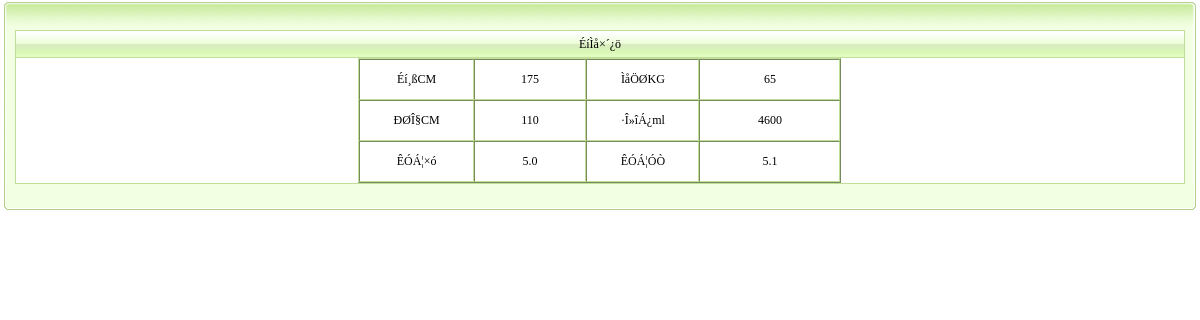
/sys/tab/student_stqk.php?id=3 (signed in), run on the app's committed database.
### tables this page shows
CREATE TABLE IF NOT EXISTS `health` (
  `id` int(4) NOT NULL AUTO_INCREMENT,
  `user_id` int(4) NOT NULL,
  `height` varchar(10) NOT NULL,
  `weight` varchar(10) NOT NULL,
  `bust` varchar(10) NOT NULL,
  `vc` varchar(10) NOT NULL,
  `vision_left` varchar(10) NOT NULL,
  `vision_right` varchar(18) NOT NULL,
  PRIMARY KEY (`id`)
);

### sys/tab/student_stqk.php (the view, shortened to what this page needs)
<?php
	$id = $_GET['id'];
	$query = "select * from health where user_id=".$id;
	$result = mysql_query($query);
	$row = mysql_fetch_row($result);
?>
<!DOCTYPE html PUBLIC "-//W3C//DTD XHTML 1.0 Transitional//EN" "http://www.w3.org/TR/xhtml1/DTD/xhtml1-transitional.dtd">
<html xmlns="http://www.w3.org/1999/xhtml">
<head>
</head>
<body>
<table width="100%" border="0" align="center" cellpadding="0" cellspacing="0">
  <tr>
    <td height="30"><table width="100%" border="0" cellspacing="0" cellpadding="0">
      <tr>
        <td width="15" height="30"><img src="images/tab_03.gif" width="15" height="30" /></td>
        <td width="1101" background="images/tab_05.gif"><span class="STYLE4"></span></td>
        <td width="281" background="images/tab_05.gif"></td>
        <td width="14"><img src="images/tab_07.gif" width="14" height="30" /></td>
      </tr>
    </table></td>
  </tr>
  <tr>
    <td><table width="100%" border="0" cellspacing="0" cellpadding="0">
      <tr>
        <td width="9" background="images/tab_12.gif">&nbsp;</td>
        <td bgcolor="#f3ffe3"><table width="99%" border="0" align="center" cellpadding="0" cellspacing="1" bgcolor="#c0de98" onmouseover="changeto()"  onmouseout="changeback()">
          <tr>
            <td width="6%" height="26" background="images/tab_14.gif" class="STYLE1"><div align="center" class="STYLE2 STYLE1">ÉíÌå×´¿ö</div></td>
          </tr>
          <tr>
            <td height="18" bgcolor="#FFFFFF" class="STYLE2">
            	<div align="center" class="STYLE2 STYLE1">
            	 <table border="1" style="border-color:#C0DE98; " cellspacing="0" cellpadding="0" width="483">
				  <tr>
				    <td width="114" nowrap="nowrap"><p align="center">Éí¸ßCM</p></td>
				    <td width="113" nowrap="nowrap"><p align="center"><?php echo $row[2];?></p></td>
				    <td width="113" nowrap="nowrap"><p align="center">ÌåÖØKG</p></td>
				    <td width="142" nowrap="nowrap"><p align="center"><?php echo $row[3];?></p></td>
				  </tr>
				  <tr>
				    <td width="114" nowrap="nowrap"><p align="center">ÐØÎ§CM</p></td>
				    <td width="113" nowrap="nowrap"><p align="center"><?php echo $row[4];?></p></td>
				    <td width="113" nowrap="nowrap"><p align="center">·Î»îÁ¿ml</p></td>
				    <td width="142" nowrap="nowrap"><p align="center"><?php echo $row[5];?></p></td>
				  </tr>
				  <tr>
				    <td width="114" nowrap="nowrap"><p align="center">ÊÓÁ¦×ó </p></td>
				    <td width="113" nowrap="nowrap"><p align="center"><?php echo $row[6];?></p></td>
				    <td width="113" nowrap="nowrap"><p align="center">ÊÓÁ¦ÓÒ </p></td>
				    <td width="142" nowrap="nowrap"><p align="center"><?php echo $row[7];?></p></td>
				  </tr>
				</table>
            	</div>
            </td>
          </tr>
        </table></td>
        <td width="9" background="images/tab_16.gif">&nbsp;</td>
      </tr>
    </table></td>
  </tr>
  <tr>
    <td height="29"><table width="100%" border="0" cellspacing="0" cellpadding="0">
      <tr>
        <td width="15" height="29"><img src="images/tab_20.gif" width="15" height="29" /></td>
        <td background="images/tab_21.gif"><table width="100%" border="0" cellspacing="0" cellpadding="0">
          <tr>
            <td width="25%" height="29" nowrap="nowrap"><span class="STYLE1"></span></td>
            <td width="75%" valign="top" class="STYLE1"></td>
          </tr>
        </table></td>
        <td width="14"><img src="images/tab_22.gif" width="14" height="29" /></td>
      </tr>
    </table></td>
  </tr>
</table>
</body>
</html>

### sys/tab/student_stqk.php (style rules this page uses)
.STYLE1 { font-size: 12px }

### data on the page
health: height "175", weight "65", bust "110", vc "4600", vision_left "5.0", vision_right "5.1"
